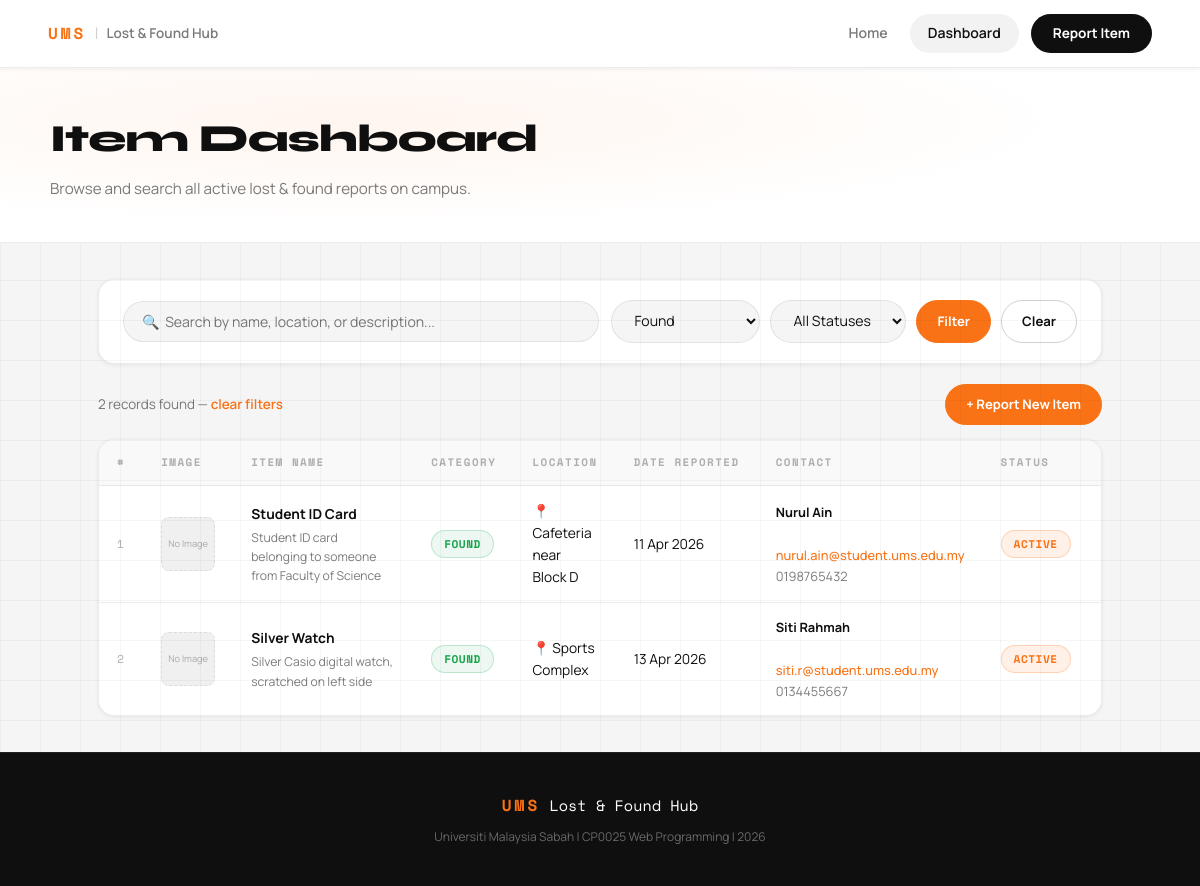
Page /dashboard.php?category=Found on the committed database.
### tables this page shows
CREATE TABLE items (
    id          INT AUTO_INCREMENT PRIMARY KEY,
    item_name   VARCHAR(255)    NOT NULL,
    description TEXT            NOT NULL,
    category    ENUM('Lost','Found') NOT NULL,
    location    VARCHAR(255)    NOT NULL,
    date_reported DATE          NOT NULL,
    contact_name  VARCHAR(150)  NOT NULL,
    contact_email VARCHAR(255)  NOT NULL,
    contact_phone VARCHAR(20)   NOT NULL,
    image_path  VARCHAR(500)    DEFAULT NULL,
    status      ENUM('Active','Resolved') DEFAULT 'Active',
    created_at  TIMESTAMP       DEFAULT CURRENT_TIMESTAMP
);

### dashboard.php (the view, shortened to what this page needs)
<?php
include 'db_config.php';
$search   = isset($_GET['search'])   ? mysqli_real_escape_string($conn, trim($_GET['search']))   : '';
$category = isset($_GET['category']) ? mysqli_real_escape_string($conn, trim($_GET['category'])) : '';
$status   = isset($_GET['status'])   ? mysqli_real_escape_string($conn, trim($_GET['status']))   : '';
$where = "WHERE 1=1";
if (!empty($category)) {
    $where .= " AND category = '$category'";
}
$sql    = "SELECT * FROM items $where ORDER BY created_at DESC";
$result = mysqli_query($conn, $sql);
$count  = mysqli_num_rows($result);
?>
<!DOCTYPE html>
<html lang="en">
<head>
    <link rel="stylesheet" href="style.css">
</head>
<body>
    <nav class="navbar">
        <div class="nav-brand">
            <a href="index.php" style="text-decoration:none; display:flex; align-items:center; gap:8px;">
                <span class="brand-ums">UMS</span>
                <span class="brand-sep">|</span>
                <span class="brand-title">Lost &amp; Found Hub</span>
            </a>
        </div>
        <div class="nav-links">
            <a href="index.php" class="nav-link">Home</a>
            <a href="dashboard.php" class="nav-link active">Dashboard</a>
            <a href="add_item.php" class="nav-link nav-cta">Report Item</a>
        </div>
    </nav>
    <div class="page-header">
        <div class="page-header-inner">
            <h1 class="page-title">Item Dashboard</h1>
            <p class="page-sub">Browse and search all active lost &amp; found reports on campus.</p>
        </div>
    </div>
    <main class="main-container">
        <div class="filter-bar">
            <form method="GET" action="dashboard.php" class="filter-form">
                <div class="filter-group">
                    <input
                        type="text"
                        name="search"
                        class="filter-input"
                        placeholder="🔍  Search by name, location, or description..."
                        value="<?php echo htmlspecialchars($search); ?>"
                    >
                </div>
                <div class="filter-group filter-selects">
                    <select name="category" class="filter-select">
                        <option value="Found" <?php echo ($category=='Found' ? 'selected' : ''); ?>>Found</option>
                    </select>
                    <select name="status" class="filter-select">
                        <option value="">All Statuses</option>
                    </select>
                    <button type="submit" class="btn btn-primary btn-sm">Filter</button>
                    <a href="dashboard.php" class="btn btn-outline btn-sm">Clear</a>
                </div>
            </form>
        </div>
        <div class="result-bar">
            <span class="result-count">
                <?php echo $count; ?> record<?php echo ($count != 1 ? 's' : ''); ?> found
                <?php if (!empty($search) || !empty($category) || !empty($status)): ?>
                    &mdash; <a href="dashboard.php" class="clear-link">clear filters</a>
                <?php endif; ?>
            </span>
            <a href="add_item.php" class="btn btn-primary btn-sm">+ Report New Item</a>
        </div>
        <div class="table-wrap">
            <table class="data-table">
                <thead>
                    <tr>
                        <th>#</th>
                        <th>Image</th>
                        <th>Item Name</th>
                        <th>Category</th>
                        <th>Location</th>
                        <th>Date Reported</th>
                        <th>Contact</th>
                        <th>Status</th>
                        <th>Actions</th>
                    </tr>
                </thead>
                <tbody>
                <?php
                if ($count > 0) {
                    $no = 1;
                    while ($row = mysqli_fetch_assoc($result)) {
                        $catClass    = strtolower($row['category']);
                        $statusClass = strtolower($row['status']);
                        echo "<tr class='item-row $statusClass-row'>";
                        echo "<td class='td-num'>" . $no++ . "</td>";
                        echo "<td class='td-img'>";
                        if (!empty($row['image_path']) && file_exists($row['image_path'])) {
                            echo "<img src='" . htmlspecialchars($row['image_path']) . "' alt='Item Image' class='thumb'>";
                        } else {
                            echo "<div class='no-img'>No Image</div>";
                        }
                        echo "</td>";
                        echo "<td class='td-name'><strong>" . htmlspecialchars($row['item_name']) . "</strong><br><span class='td-desc'>" . htmlspecialchars(substr($row['description'], 0, 60)) . (strlen($row['description'])>60?'...':'') . "</span></td>";
                        echo "<td><span class='badge badge-" . $catClass . "'>" . htmlspecialchars($row['category']) . "</span></td>";
                        echo "<td>📍 " . htmlspecialchars($row['location']) . "</td>";
                        echo "<td>" . date('d M Y', strtotime($row['date_reported'])) . "</td>";
                        echo "<td class='td-contact'><strong>" . htmlspecialchars($row['contact_name']) . "</strong><br><a href='mailto:" . htmlspecialchars($row['contact_email']) . "' class='email-link'>" . htmlspecialchars($row['contact_email']) . "</a><br>" . htmlspecialchars($row['contact_phone']) . "</td>";
                        echo "<td><span class='badge badge-" . $statusClass . "'>" . htmlspecialchars($row['status']) . "</span></td>";
                        echo "<td class='td-actions'>
                            <a href='edit.php?id=" . $row['id'] . "' class='btn-action btn-edit'>✏️ Edit</a>
                            <a href='delete.php?id=" . $row['id'] . "' class='btn-action btn-delete' onclick='return confirm(\"Are you sure you want to delete this record?\")'>🗑️ Delete</a>
                        </td>";
                        echo "</tr>";
                    }
                } else {
                    echo "<tr><td colspan='9' class='empty-row'>No records found. <a href='dashboard.php'>Clear filters</a> or <a href='add_item.php'>add a new report</a>.</td></tr>";
                }
                ?>
                </tbody>
            </table>
        </div>
    </main>
    <footer class="footer">
        <div class="footer-inner">
            <div class="footer-brand"><span class="brand-ums">UMS</span> Lost &amp; Found Hub</div>
            <p class="footer-sub">Universiti Malaysia Sabah | CP0025 Web Programming | 2026</p>
        </div>
    </footer>
</body>
</html>

### rows in the picture
items: shows "No Image", item_name "Student ID Card", description "Student ID card belonging to someone from Faculty of Science", category "FOUND", location "Cafeteria near Block D", date_reported "11 Apr 2026", contact_name "Nurul Ain", contact_email "nurul.ain@student.ums.edu.my", contact_phone "0198765432", status "ACTIVE"
items: shows "No Image", item_name "Silver Watch", description "Silver Casio digital watch, scratched on left side", category "FOUND", location "Sports Complex", date_reported "13 Apr 2026", contact_name "Siti Rahmah", contact_email "siti.r@student.ums.edu.my", contact_phone "0134455667", status "ACTIVE"

### other values in the picture
$count "2"
